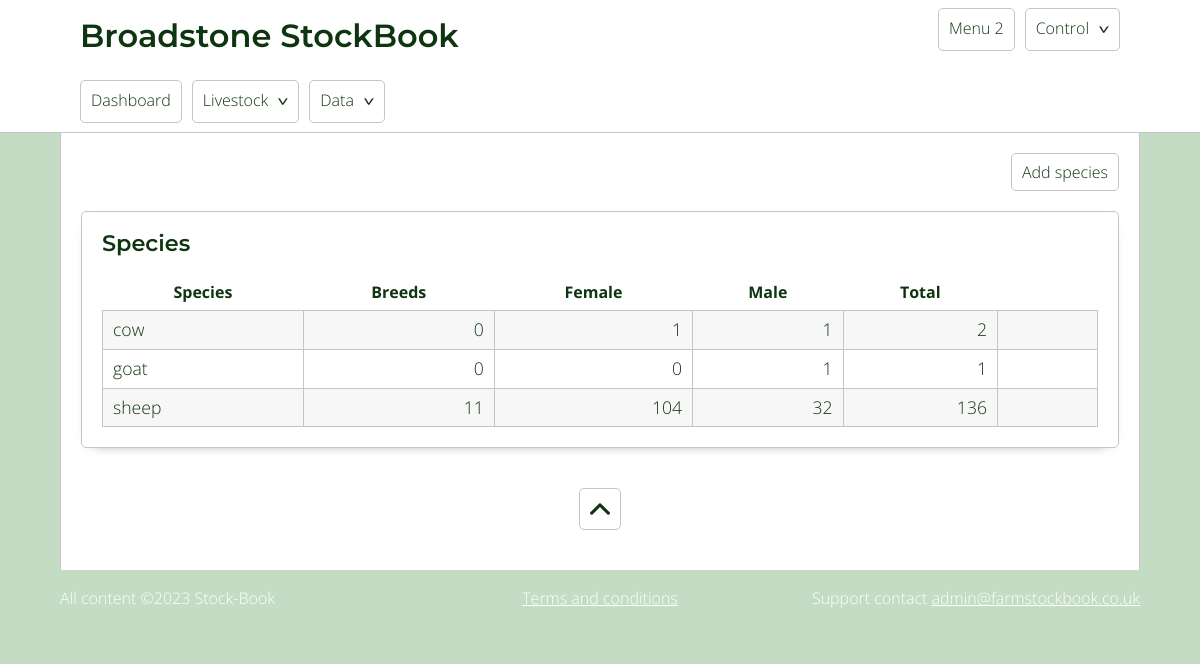
The app's page /species.php, older data.
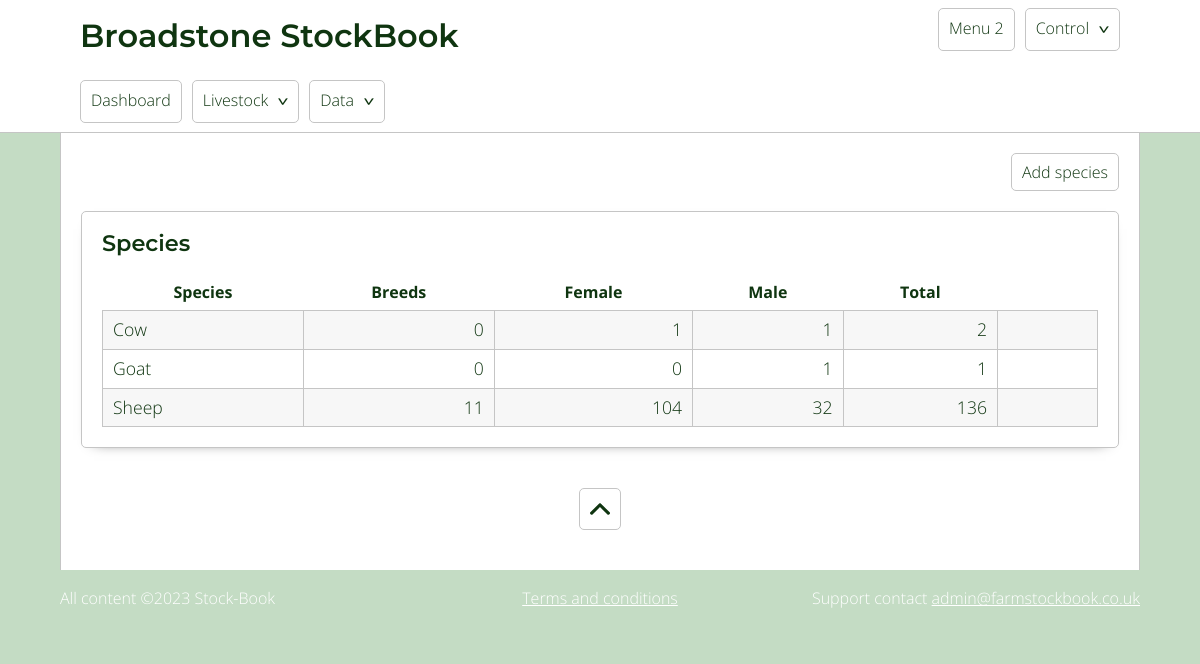
The same page, newer data.
### tables this page shows
CREATE TABLE `species` (
  `id` int(11) NOT NULL,
  `species` varchar(255) NOT NULL,
  `notes` text NOT NULL
);

### includes/classes/Db.class.php (called while the page is built, shortened)
<?php
    class Db{
            private $db_servername = "localhost";
            private $db_username = "flockbook";
            private $db_password = "flockbook";
            private $db_dbName = "fb_redesign";
            protected function connect(){
                $pdo = new PDO("mysql:host=$this->db_servername;dbname=$this->db_dbName", $this->db_username, $this->db_password);
                $pdo -> setAttribute(PDO::ATTR_ERRMODE, PDO::ERRMODE_EXCEPTION);
                return self::$conn = $pdo;
            }
    }
?>

### includes/classes/Species.class.php (the view, shortened to what this page needs)
<?php
    class Species extends Db{
            public function speciesCard($edit){
                    $query = "SELECT * FROM species ORDER by species";
                    $sql = self::$conn -> prepare($query);
                    $sql -> execute();
                    $edit_col = $edit ? '<th class="delete_col"></th>' : '';
                    echo "  <table class='species_table'>
                                <tr>
                                    <th>Species</th>
                                    <th>Breeds</th>
                                    <th>Female</th>
                                    <th>Male</th>
                                    <th>Total</th>
                                    $edit_col
                                </tr>";
                                    while( $row = $sql -> fetch() ){
                                        $data_tag = $edit ? "data-id = '$row[id]' class='js-view'" : '';
                                        $livestockCount_male = $this -> countSpecies($row['id'],1);
                                        $livestockCount_female = $this -> countSpecies($row['id'],2);
                                        $livestockCount = $livestockCount_female + $livestockCount_male;
                                        $breedCount = $this -> countBreeds($row['id']);
                                        if( $edit && ($livestockCount == 0 && $breedCount == 0) ){
                                            $edit_cell = "<td><a class='js-delete delete_link' data-id='$row[id]' data-deletetype='species'>Delete</a></td>";
                                        }elseif( $edit && ($livestockCount > 0 || $breedCount > 0) ){
                                            $edit_cell = '<td></td>';
                                        }else{
                                            $edit_cell = '';
                                        }
                                        echo " <tr $data_tag>
                                                    <td class='left'>$row[species]</td>
                                                    <td>$breedCount</td>
                                                    <td>$livestockCount_female</td>
                                                    <td>$livestockCount_male</td>
                                                    <td>$livestockCount</td>
                                                    $edit_cell
                                                </tr>";
                                    }
                    echo "  </table>";
            }
            public function countBreeds($species){
                $query = "SELECT COUNT(id) AS breedCount FROM breed WHERE :species = species";
                    $sql = self::$conn -> prepare($query);
                    $sql -> bindParam(':species', $species);
                    $sql -> execute();
                    $row = $sql -> fetch();
                    return $row['breedCount'];
            }
            public function countSpecies($species, $gender){
                $query = "  SELECT COUNT(id) as speciesCount
                            FROM livestock
                            WHERE :species = species
                                    AND :gender = gender
                                    AND deleted != 1
                                    AND date_of_death IS null
                                    AND date_of_sale IS null";
                    $sql = self::$conn -> prepare($query);
                    $sql -> bindParam(':species', $species);
                    $sql -> bindParam(':gender', $gender);
                    $sql -> execute();
                    $row = $sql -> fetch();
                    return $row['speciesCount'];
            }
    }
?>

Row changes from the older to the newer data that the page shows:
changed species id 2: species "cow" → "Cow"
changed species: species "goat" → "Goat"
changed species: species "sheep" → "Sheep"
